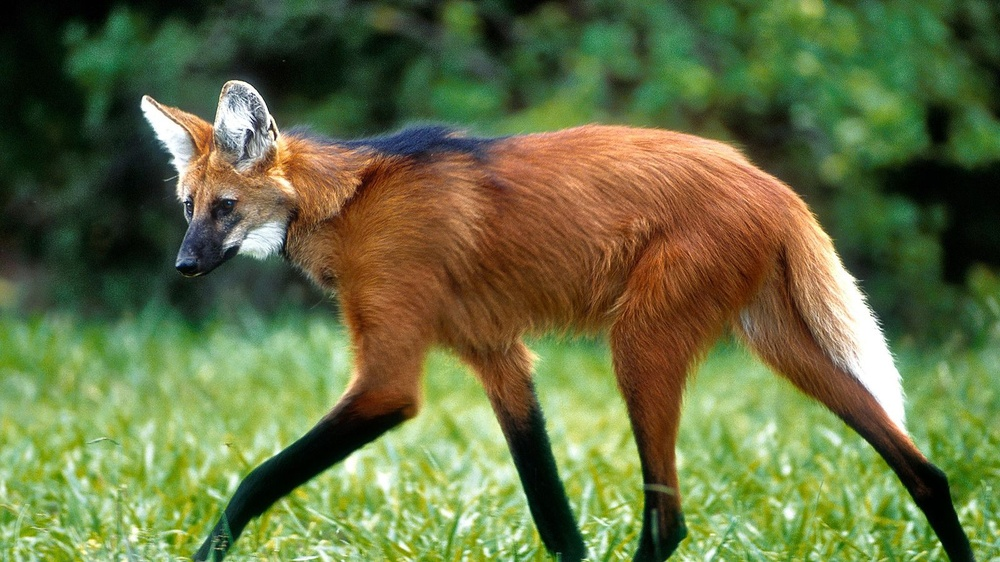
#> input picture imgs/lobo_guara.jpg, 1000 x 562 px, shrunk from 1600 x 900 before the run
$ python roberts.py
#> lines starting #> are read from the running program, lines starting #| are printed output that depends on the picture
import cv2
import numpy as np
from scipy import ndimage

roberts_cross_v = np.array( [[1, 0 ],
							[0,-1 ]] )

roberts_cross_h = np.array( [[ 0, 1 ],
							[ -1, 0 ]] )

img = cv2.imread("imgs/lobo_guara.jpg",0).astype('float64')
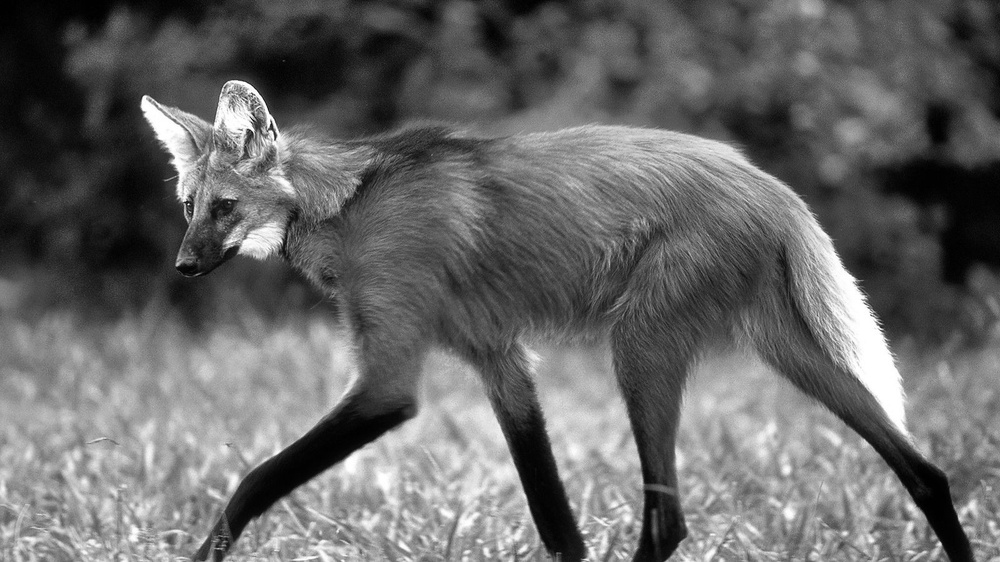
#> img: shape (562, 1000) float64; min 0, max 255, mean 103.6

img/=255.0
vertical = ndimage.convolve( img, roberts_cross_v )
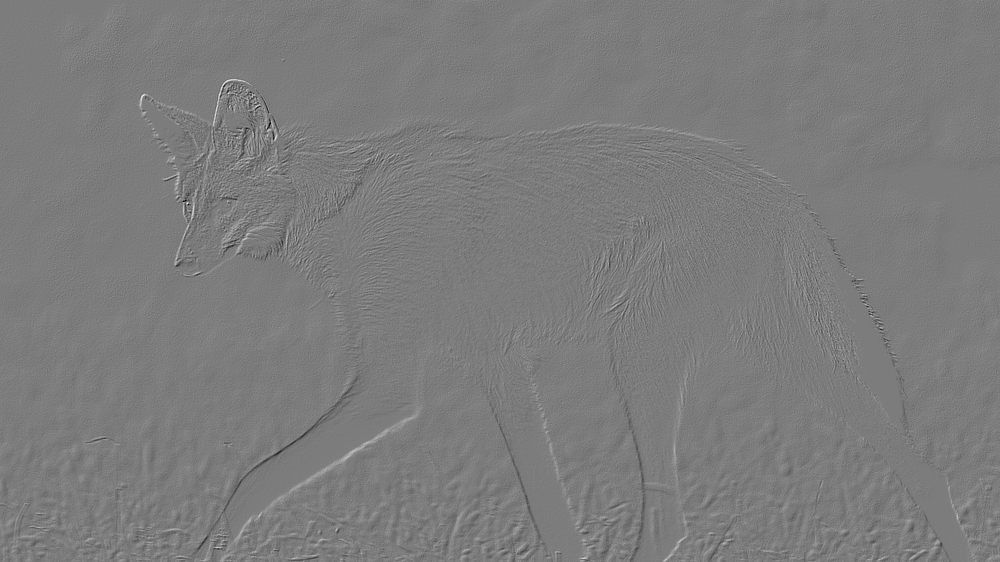
#> vertical: shape (562, 1000) float64; min -0.808, max 0.847, mean 0.000631; drawn with min black and max white
horizontal = ndimage.convolve( img, roberts_cross_h )

edged_img = np.sqrt( np.square(horizontal) + np.square(vertical))
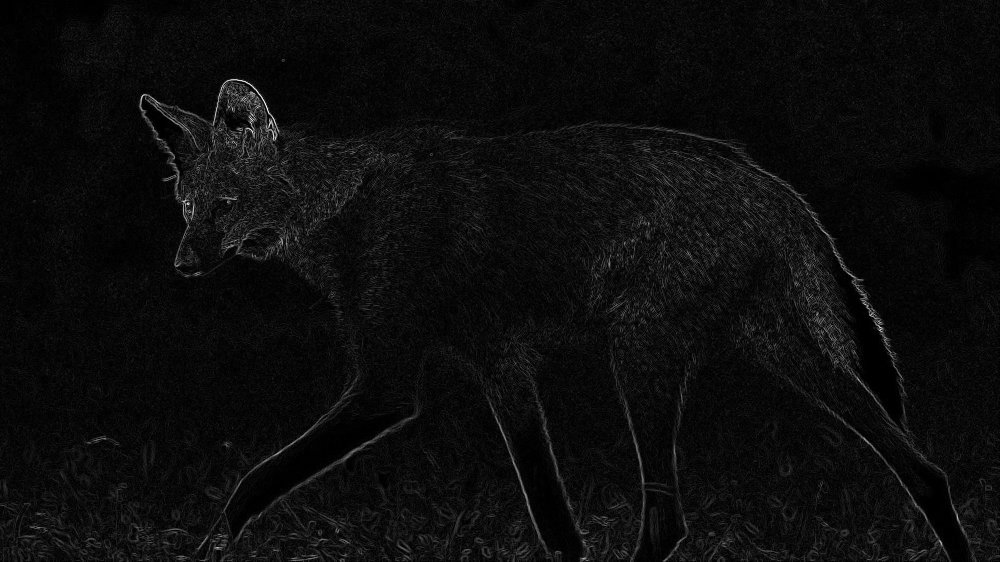
#> edged_img: shape (562, 1000) float64; min 0, max 1.01, mean 0.0512; drawn with min black and max white
edged_img*=255

#cv2.imshow("original", img)
cv2.imwrite("outputs/roberts_output.jpg",edged_img)

cv2.imshow("outputs/roberts_output.jpg",edged_img)
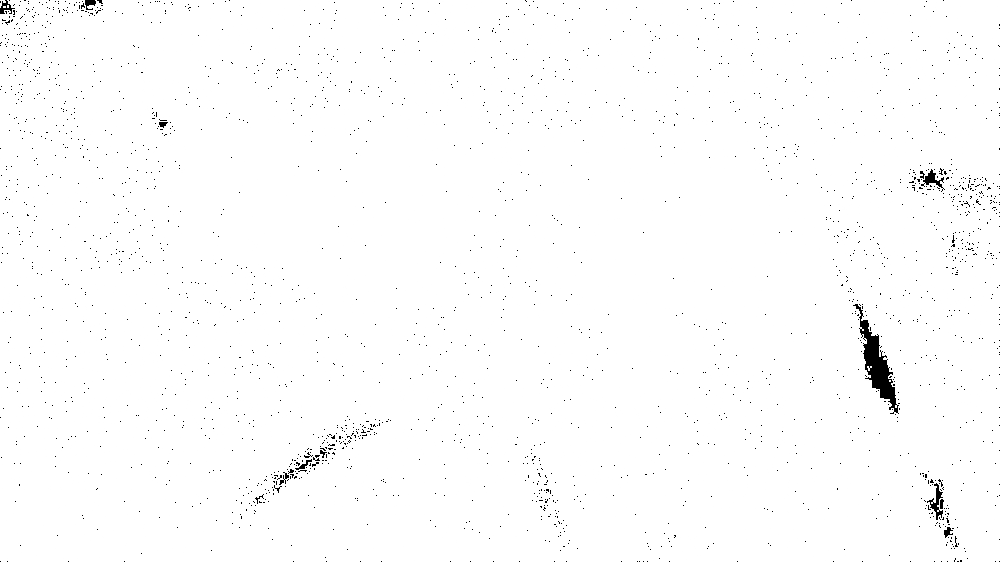
#> window 'outputs/roberts_output.jpg': shape (562, 1000); min 0, max 255, mean 252.6
#encontrando um bug ao exibir

cv2.waitKey(0)
